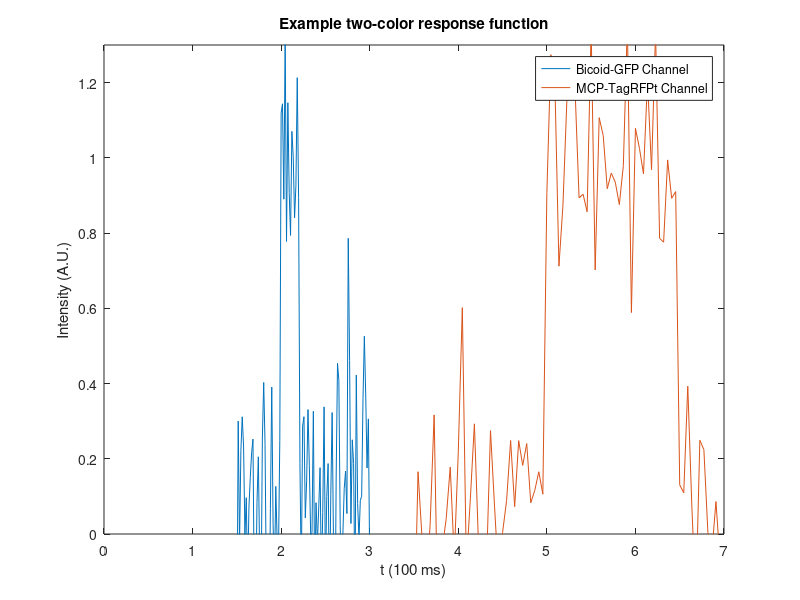

Write the MATLAB code that produced this figure.
function TFResponseGenerator()
amp1 = 1;
amp2 = 1;
offset1 = 1.2;
offset2 = 1.2;
t = linspace(1.5*pi,3*pi)';
t2 = linspace(3.5*pi, 8*pi)';
binding = (amp1*square(t,10)+offset1)/(amp1+offset1) + randn(size(t))/5;
transcription = (amp2*square(t,25)+offset2)/(amp2+offset2)+ randn(size(t))/5;
plot(t/pi,binding)
hold on
plot(t2/pi,transcription);
xlabel('t (100 ms)')
axis([0, 7,0, 1.3])
legend('Bicoid-GFP Channel', 'MCP-TagRFPt Channel')
ylabel('Intensity (A.U.)')
title('Example two-color response function')